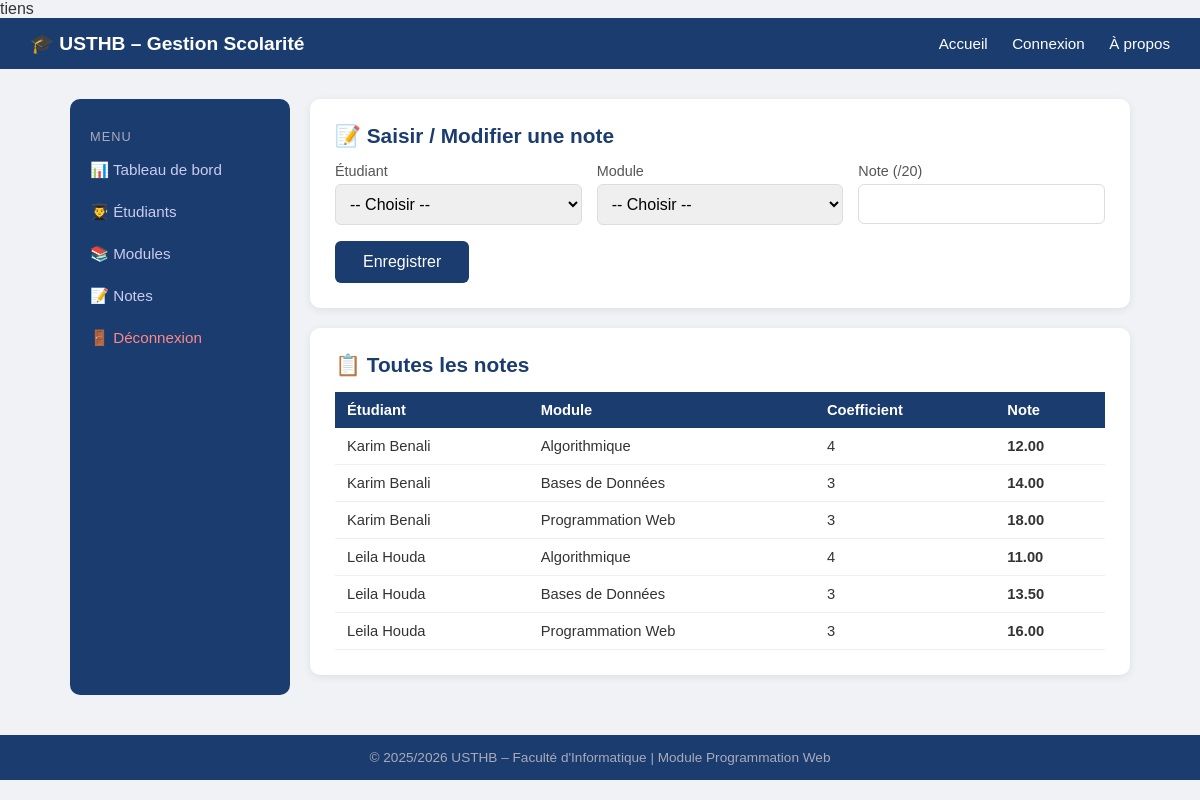
Page /notes.php (signed in) on the committed database.
### tables this page shows
CREATE TABLE `notes` (
  `id` int(11) NOT NULL,
  `id_etudiant` int(11) NOT NULL,
  `id_module` int(11) NOT NULL,
  `note` decimal(4,2) DEFAULT NULL
);

CREATE TABLE `etudiants` (
  `id` int(11) NOT NULL,
  `matricule` varchar(20) NOT NULL,
  `nom` varchar(50) NOT NULL,
  `prenom` varchar(50) NOT NULL,
  `date_naissance` date DEFAULT NULL,
  `email` varchar(100) DEFAULT NULL,
  `niveau` varchar(20) DEFAULT NULL,
  `mdp` varchar(255) DEFAULT NULL
);

CREATE TABLE `modules` (
  `id` int(11) NOT NULL,
  `code` varchar(20) NOT NULL,
  `intitule` varchar(100) NOT NULL,
  `coefficient` int(11) DEFAULT 1,
  `id_enseignant` int(11) DEFAULT NULL
);

### notes.php (the view, shortened to what this page needs)
<?php
include 'config.php';
include 'header.php';
$toutes_notes = $pdo->query("SELECT n.*, e.nom, e.prenom, m.intitule, m.coefficient FROM notes n JOIN etudiants e ON n.id_etudiant=e.id JOIN modules m ON n.id_module=m.id ORDER BY e.nom, m.intitule")->fetchAll();
?>
<div class="container">
  <div class="layout">
    <?php include 'sidebar.php'; ?>
    <div class="main-content">
      <div class="card">
        <h2>📝 Saisir / Modifier une note</h2>
        <form method="POST">
          <div class="form-row">
            <div class="form-group">
              <label>Étudiant</label>
              <select name="id_etudiant" required>
                <option value="">-- Choisir --</option>
              </select>
            </div>
            <div class="form-group">
              <label>Module</label>
              <select name="id_module" required>
                <option value="">-- Choisir --</option>
              </select>
            </div>
            <div class="form-group">
              <label>Note (/20)</label>
              <input type="number" name="note" step="0.25" min="0" max="20" required>
            </div>
          </div>
          <button type="submit" class="btn">Enregistrer</button>
        </form>
      </div>
      <div class="card">
        <h2>📋 Toutes les notes</h2>
        <table>
          <tr><th>Étudiant</th><th>Module</th><th>Coefficient</th><th>Note</th></tr>
          <?php foreach($toutes_notes as $n): ?>
          <tr>
            <td><?= htmlspecialchars($n['prenom'].' '.$n['nom']) ?></td>
            <td><?= htmlspecialchars($n['intitule']) ?></td>
            <td><?= $n['coefficient'] ?></td>
            <td><b><?= number_format($n['note'],2) ?></b></td>
          </tr>
          <?php endforeach; ?>
        </table>
      </div>
    </div>
  </div>
</div>
<?php include 'footer.php'; ?>

### style.css (style rules this page uses)
* { margin:0; padding:0; box-sizing:border-box; font-family:Arial,sans-serif; }
body { background:#f0f2f5; color:#333; }
.container { max-width:1100px; margin:30px auto; padding:0 20px; }
.btn { display:inline-block; padding:12px 28px; background:#1a3c6e; color:white; border-radius:6px; text-decoration:none; border:none; cursor:pointer; font-size:1em; }
.layout { display:flex; gap:20px; margin-top:20px; }
.main-content { flex:1; }
.card { background:white; border-radius:10px; padding:25px; box-shadow:0 2px 8px rgba(0,0,0,0.08); margin-bottom:20px; }
.card h2 { color:#1a3c6e; margin-bottom:15px; font-size:1.3em; }
table { width:100%; border-collapse:collapse; font-size:0.92em; }
th { background:#1a3c6e; color:white; padding:10px 12px; text-align:left; }
td { padding:10px 12px; border-bottom:1px solid #eee; }
.form-group { margin-bottom:16px; }
.form-group label { display:block; margin-bottom:5px; color:#555; font-size:0.9em; }
.form-group input, .form-group select { width:100%; padding:10px; border:1px solid #ddd; border-radius:6px; font-size:1em; }
.form-row { display:flex; gap:15px; }
.form-row .form-group { flex:1; }

### rows in the picture
notes: id_etudiant.nom "Karim Benali", id_module.intitule "Algorithmique", id_module.coefficient "4", note "12.00"
notes: id_etudiant.nom "Karim Benali", id_module.intitule "Bases de Données", id_module.coefficient "3", note "14.00"
notes: id_etudiant.nom "Karim Benali", id_module.intitule "Programmation Web", id_module.coefficient "3", note "18.00"
notes: id_etudiant.nom "Leila Houda", id_module.intitule "Algorithmique", id_module.coefficient "4", note "11.00"
notes: id_etudiant.nom "Leila Houda", id_module.intitule "Bases de Données", id_module.coefficient "3", note "13.50"
notes: id_etudiant.nom "Leila Houda", id_module.intitule "Programmation Web", id_module.coefficient "3", note "16.00"
